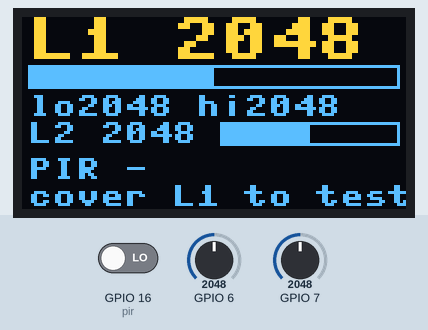
This program was run on a simulated ESP32 board running MicroPython. Parts: 128×64 one-colour display. The inputs (shaded band) are chosen by the test bench; at power-on: GPIO 16 (pir) LOW, GPIO 6 = 2048, GPIO 7 = 2048 (analog values on the 0–4095 scale). The OLED is the two-colour kind (top 16 rows yellow); files the program writes start out absent.

Above: at 4.2 s.
4.3 s: GPIO 16 (pir) driven HIGH
At 5.3 s:
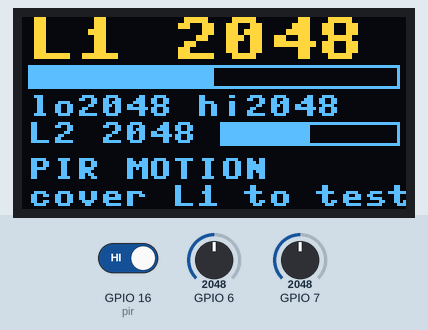
5.9 s: GPIO 6 set to 2866
At 6.6 s:
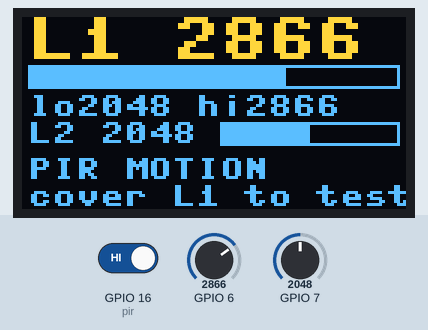
7.4 s: GPIO 7 set to 2866
At 7.8 s:
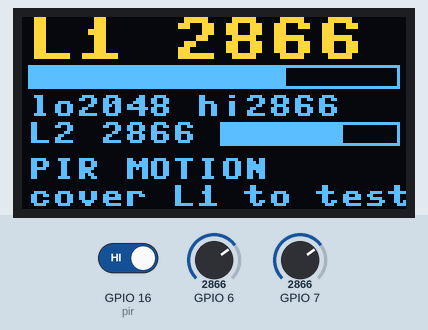
9.0 s: GPIO 6 set to 3603
At 10.2 s:
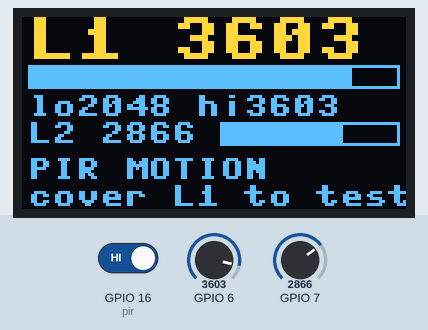
10.5 s: GPIO 7 set to 3603
At 11.5 s:
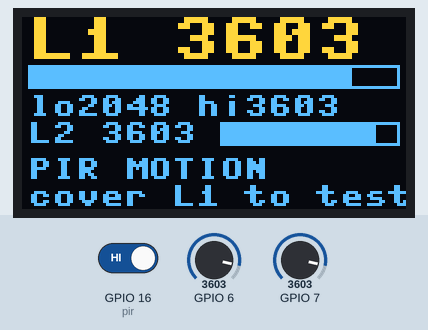
12.0 s: GPIO 16 (pir) driven LOW
At 12.8 s:
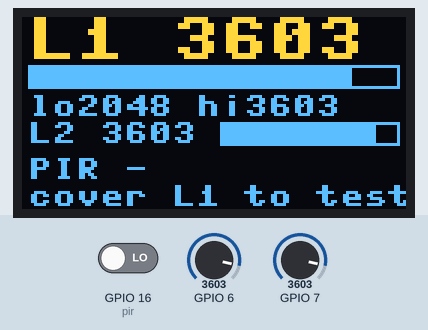
Timing chart, 0 to 14.6 s (numbered marks = the images above; inputs shaded):
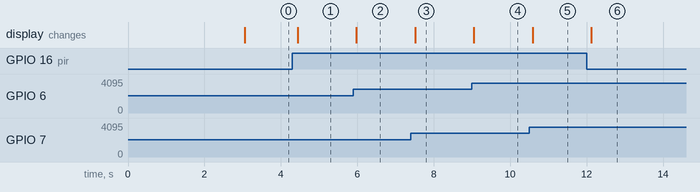

Measured:
- after the input at 4.3 s, the display: changes after 0.14 s (image 1)
- after the input at 5.9 s, the display: changes after 0.08 s (image 2)
- after the input at 7.4 s, the display: changes after 0.11 s (image 3)
- after the input at 9.0 s, the display: changes after 0.05 s (image 4)
- after the input at 10.5 s, the display: changes after 0.08 s (image 5)
- after the input at 12.0 s, the display: changes after 0.12 s (image 6)

The program:

main_board_previous.py
```python
import framebuf, time
from machine import Pin, SoftI2C, ADC

# --- grace window: Ctrl-C here drops to REPL before any pin takeover ---
time.sleep(3)


class SSD1306(framebuf.FrameBuffer):
    def __init__(self, i2c, w=128, h=64, addr=0x3C):
        self.i2c, self.w, self.h, self.addr = i2c, w, h, addr
        self.pages = h // 8
        self.buf = bytearray(self.pages * w)
        super().__init__(self.buf, w, h, framebuf.MONO_VLSB)
        for c in (0xAE, 0x20, 0x00, 0x40, 0xA1, 0xA8, h - 1, 0xC8, 0xD3, 0x00,
                  0xDA, 0x12, 0xD5, 0x80, 0xD9, 0xF1, 0xDB, 0x30, 0x81, 0xFF,
                  0xA4, 0xA6, 0x8D, 0x14, 0xAF):
            self.cmd(c)
        self.fill(0); self.show()

    def cmd(self, c):
        self.i2c.writeto(self.addr, bytes([0x80, c]))

    def show(self):
        for a, b in ((0x21, self.w - 1), (0x22, self.pages - 1)):
            self.cmd(a); self.cmd(0); self.cmd(b)
        self.i2c.writeto(self.addr, b'\x40' + self.buf)


def big(fb, text, x, y, s=2):
    tw = len(text) * 8
    tmp = framebuf.FrameBuffer(bytearray(tw), tw, 8, framebuf.MONO_HLSB)
    tmp.fill(0); tmp.text(text, 0, 0, 1)
    for px in range(tw):
        for py in range(8):
            if tmp.pixel(px, py):
                fb.fill_rect(x + px * s, y + py * s, s, s, 1)


def bar(fb, x, y, w, h, frac):
    fb.rect(x, y, w, h, 1)
    n = int((w - 2) * max(0.0, min(1.0, frac)))
    if n:
        fb.fill_rect(x + 1, y + 1, n, h - 2, 1)


def read12(a):
    try:
        return a.read_u16() >> 4
    except AttributeError:
        return a.read()


i2c = SoftI2C(scl=Pin(5), sda=Pin(4), freq=400000)
oled = SSD1306(i2c)
a1, a2 = ADC(Pin(6)), ADC(Pin(7))
for a in (a1, a2):
    try:
        a.atten(ADC.ATTN_11DB)
    except Exception:
        pass
pir = Pin(16, Pin.IN)

lo1, hi1 = 4095, 0
lo2, hi2 = 4095, 0
state = {}

while True:
    v1 = sum(read12(a1) for _ in range(8)) // 8
    v2 = sum(read12(a2) for _ in range(8)) // 8
    lo1, hi1 = min(lo1, v1), max(hi1, v1)
    lo2, hi2 = min(lo2, v2), max(hi2, v2)
    p = pir.value()
    state["v1"], state["v2"] = v1, v2
    state["lo1"], state["hi1"] = lo1, hi1
    state["lo2"], state["hi2"] = lo2, hi2
    state["pir"] = p
    try:
        f = open("/state.txt", "w")
        f.write("v1=%d v2=%d lo1=%d hi1=%d lo2=%d hi2=%d pir=%d\n"
                % (v1, v2, lo1, hi1, lo2, hi2, p))
        f.close()
    except Exception:
        pass

    oled.fill(0)
    big(oled, "L1 %4d" % v1, 2, 0, 2)
    bar(oled, 2, 16, 124, 8, v1 / 4095)
    oled.text("lo%4d hi%4d" % (lo1, hi1), 2, 26, 1)
    oled.text("L2 %4d" % v2, 2, 35, 1)
    bar(oled, 66, 35, 60, 8, v2 / 4095)
    oled.text("PIR %s" % ("MOTION" if p else "-"), 2, 47, 1)
    oled.text("cover L1 to test", 2, 56, 1)
    oled.show()
    time.sleep_ms(120)
```
